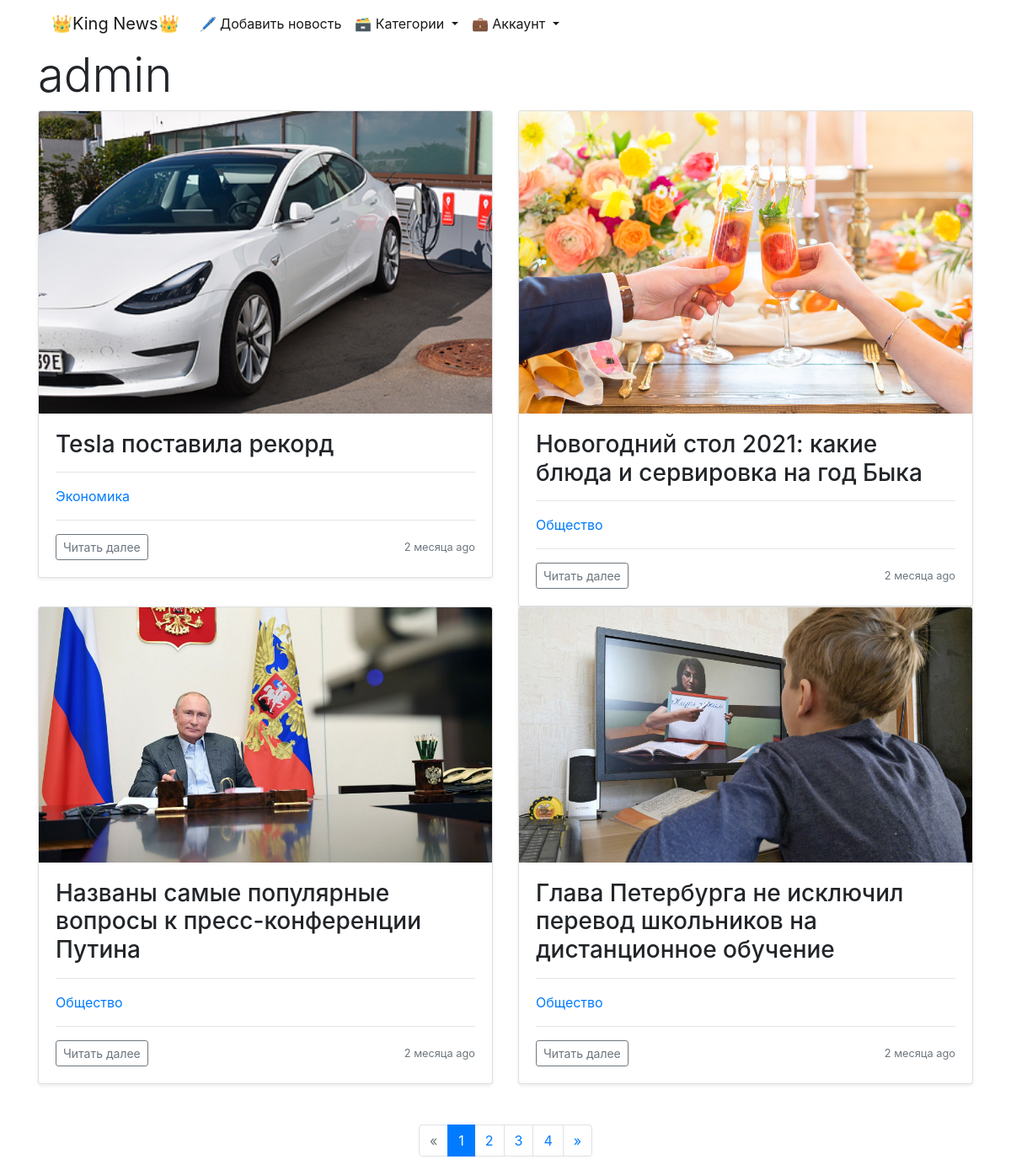
Page /news/user/1/news on the earlier database version.
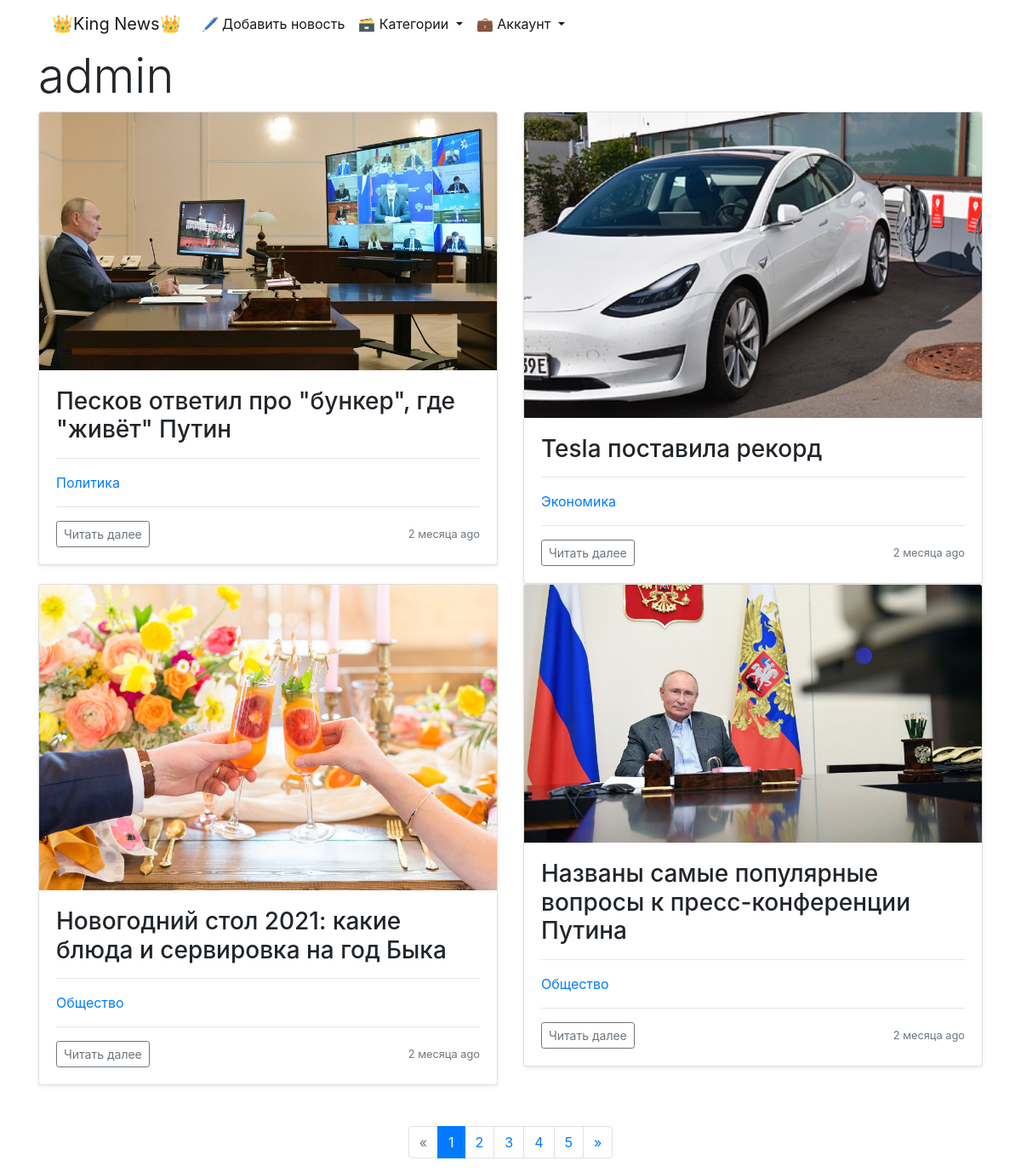
Same page on the later database version.
### news/models.py (models this page shows, shortened)
class News(models.Model):
    author = models.ForeignKey(User, on_delete=models.PROTECT, verbose_name='автор', default=None)
    title = models.CharField(max_length=150, verbose_name='заголовок')
    content = models.TextField(verbose_name='текст')
    created_at = models.DateTimeField(auto_now_add=True, verbose_name='дата создания')
    updated_at = models.DateTimeField(auto_now=True, verbose_name='дата обновления')
    photo = models.ImageField(upload_to='photos/%Y/%m/%d/', verbose_name='постер', default='photos/default.svg')
    is_published = models.BooleanField(default=True, verbose_name='статус публикации')
    category = models.ForeignKey('Category', on_delete=models.PROTECT, verbose_name='категория', db_index=True, default=None)
    audio = models.FileField(upload_to='audio/%Y/%m/%d/', verbose_name='аудио', blank=True)
    def get_absolute_url(self):
        return reverse('news:detail_news', kwargs={'pk': self.pk})
    class Meta:
        verbose_name = 'новость'
        verbose_name_plural = 'новости'
        ordering = ['created_at', 'title']

class Category(models.Model):
    title = models.CharField(max_length=150, verbose_name='заголовок', unique=True)
    def __str__(self):
        return f"{self.title}"
    class Meta:
        verbose_name = 'категория'
        verbose_name_plural = 'категории'
        ordering = ['title']
    def get_absolute_url(self):
        return reverse('news:detail_category', kwargs={'category_id': self.pk})

### news/views.py (the view)
# urls.py: path('user/<int:user_id>/news', DetailUserNews.as_view(), name='detail_user_news'),
class DetailUserNews(ListView):
    model = News
    template_name = 'news/detail_user_news.html'
    context_object_name = 'detail_user_news'
    paginate_by = 4
    allow_empty = False
    def get_queryset(self):
        return News.objects.filter(author=self.kwargs['user_id'], is_published=True).select_related('category').order_by('-created_at')
    def get_context_data(self, *, object_list=None, **kwargs):
        context = super(DetailUserNews, self).get_context_data(**kwargs)
        context['author_name'] = User.objects.filter(pk=self.kwargs['user_id'])[0]
        return context

### news/templatetags/news_tags.py (called while the page is built)
@register.simple_tag(name='get_list_category')
def get_categories():
    categories = Category.objects.annotate(cnt=Count('news', filter=F('news__is_published')))
    return categories

### news/templates/news/detail_user_news.html (shortened to what this page needs)
{% extends 'base.html' %}
{% load humanize %}
{% block content %}
    <h1 class="display-4">{{ author_name }}</h1>
    <div class="row row-cols-2">
        {% for user_news in detail_user_news %}
            <div class="col">
                <div class="card shadow-sm">
                    <img class="bd-placeholder-img card-img-top" focusable="false" role="img"
                         width="100%" height="100%" src="{{ user_news.photo.url }}" alt="{{ user_news.photo.name }}">
                    <div class="card-body">
                        <h3 class="card-text">{{ user_news.title }}</h3>
                        <hr>
                        <a style="text-decoration: none;" href="{{ user_news.category.get_absolute_url }}"><p>{{ user_news.category }}</p>
                        </a>
                        <hr>
                        <div class="d-flex justify-content-between align-items-center">
                            <div class="btn-group">
                                {% if author_name.id == request.user.id %}
                                    <a class="btn btn-sm btn-outline-secondary" href="{{ user_news.get_absolute_url }}" role="button">Читать
                                        далее</a>
                                    <a class="btn btn-sm btn-outline-secondary" href="{% url 'news:edit_news' user_news.pk %}"
                                       role="button">Редактировать</a>
                                    <a class="btn btn-sm btn-outline-secondary" href="{% url 'news:delete_news' user_news.pk %}"
                                       role="button">Удалить</a>
                                {% else %}
                                    <a class="btn btn-sm btn-outline-secondary" href="{{ user_news.get_absolute_url }}" role="button">Читать
                                        далее</a>
                                {% endif %}
                            </div>
                            <small class="text-muted">{{ user_news.created_at|naturaltime }}</small>
                        </div>
                    </div>
                </div>
            </div>
        {% endfor %}
    </div>
    <br>
    {% include 'inc/_paginator.html' %}
{% endblock %}

Differences in the rows shown:
no longer on this page (row unchanged): News: photo (picture), title "Глава Петербурга не исключил перевод школьников на дистанционное обучение", category "Общество", created_at "2 месяца ago"
added News: photo (picture), title "Песков ответил про \"бункер\", где \"живёт\" Путин", category "Политика", created_at "2 месяца ago"
Other differences:
new list line: "5"
